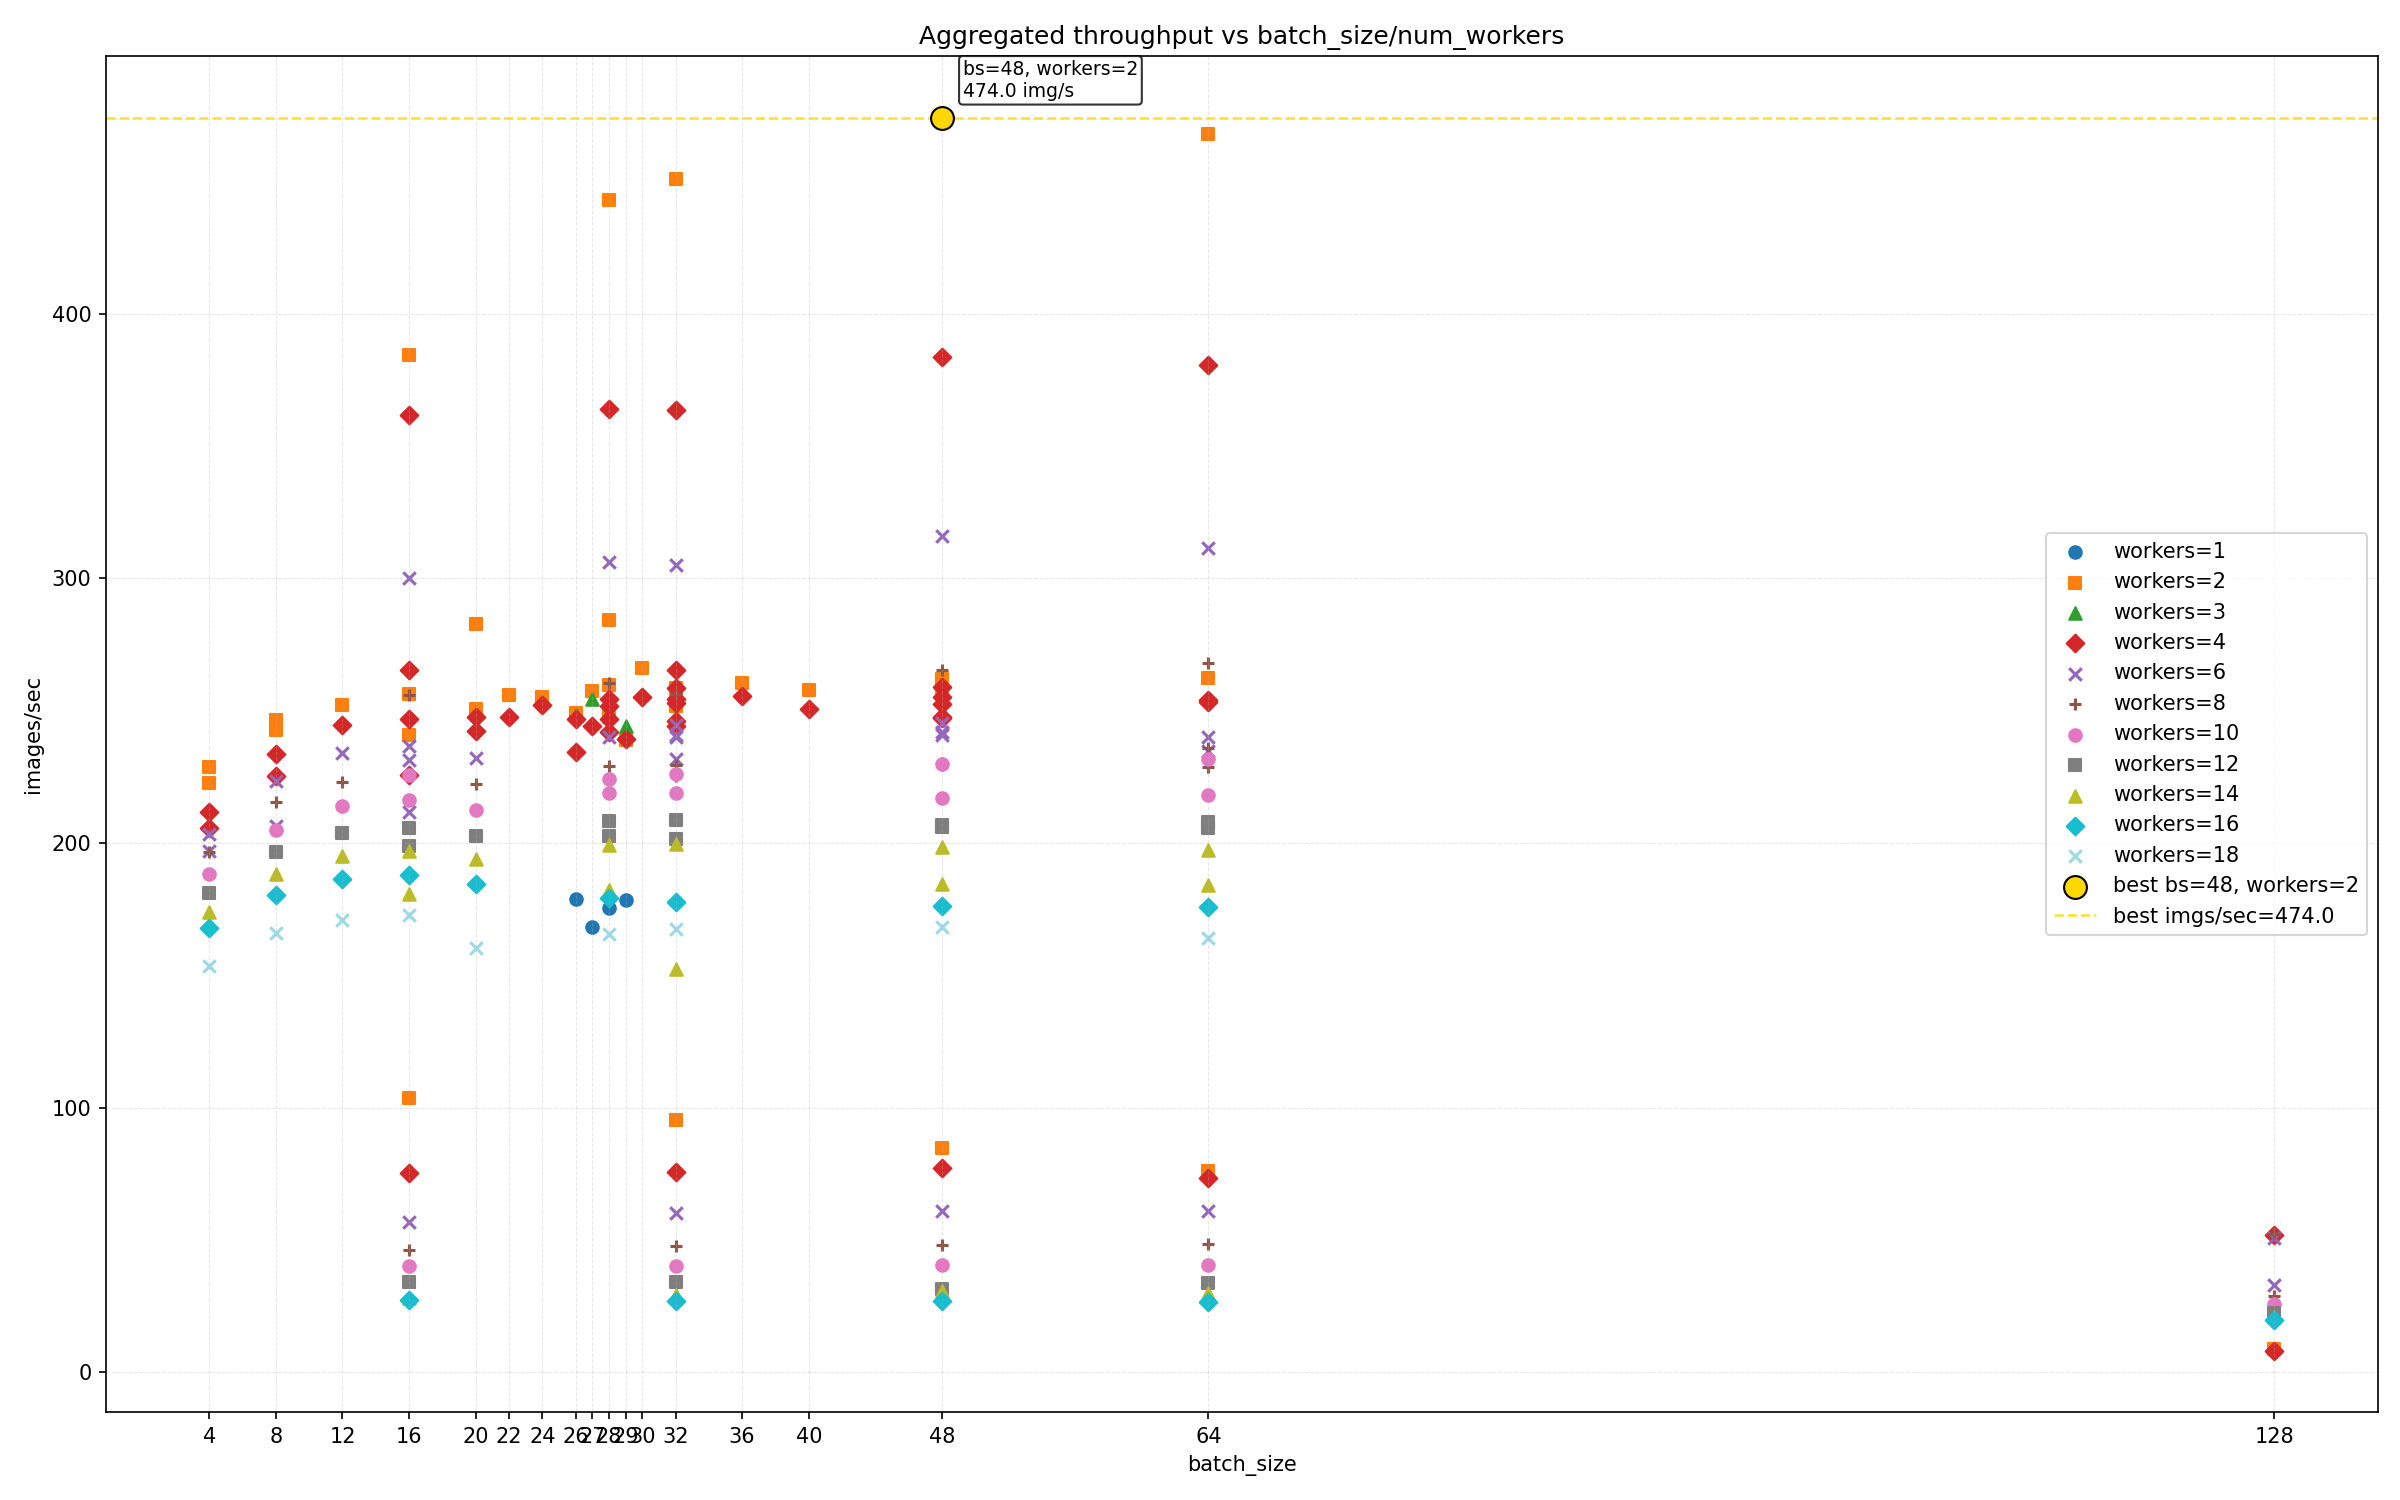

Here is the Python script that generated this plot:
"""
Aggregate multiple bench_epoch_results.csv files and find the best worker/batch settings.

Usage:
  python aggregate_bench.py --csvs file1.csv file2.csv ... --out agg_plot.png
"""

from __future__ import annotations

import argparse
import csv
from pathlib import Path
from typing import Dict, List

import matplotlib.pyplot as plt  # type: ignore
import numpy as np  # type: ignore


def _to_float(v: str) -> float | None:
    try:
        return float(v)
    except Exception:
        return None


def load_rows(paths: List[Path]) -> List[Dict[str, float]]:
    rows: List[Dict[str, float]] = []
    for path in paths:
        if not path.exists():
            print(f"[aggregate] skipping missing CSV: {path}")
            continue
        with path.open("r", encoding="utf-8") as f:
            reader = csv.DictReader(f)
            for r in reader:
                try:
                    rows.append(
                        {
                            "batch_size": float(r.get("batch_size", 0)),
                            "num_workers": float(r.get("num_workers", 0)),
                            "seconds": _to_float(r.get("seconds", "")) or 0.0,
                            "imgs_per_sec": _to_float(r.get("imgs_per_sec", "")) or 0.0,
                            "sys_ram_used_mb": _to_float(r.get("sys_ram_used_mb", "")) or None,
                            "vms_mb": _to_float(r.get("vms_mb", "")) or None,
                            "source": path.name,
                        }
                    )
                except Exception:
                    continue
    return rows


def find_best(rows: List[Dict[str, float]]) -> Dict[str, float]:
    return max(rows, key=lambda r: r["imgs_per_sec"]) if rows else {}


def plot(rows: List[Dict[str, float]], out_path: Path) -> None:
    if not rows:
        return
    plt.figure(figsize=(16, 10))
    workers = sorted({int(r["num_workers"]) for r in rows})
    markers = ["o", "s", "^", "D", "x", "+"]
    cmap = plt.get_cmap("tab20", max(len(workers), 1))
    for idx, w in enumerate(workers):
        xs = [r["batch_size"] for r in rows if int(r["num_workers"]) == w]
        ys = [r["imgs_per_sec"] for r in rows if int(r["num_workers"]) == w]
        color = cmap(idx)
        plt.scatter(xs, ys, marker=markers[idx % len(markers)], color=color, label=f"workers={w}")

    # Highlight best point
    best = max(rows, key=lambda r: r["imgs_per_sec"])
    plt.scatter(
        [best["batch_size"]],
        [best["imgs_per_sec"]],
        color="gold",
        edgecolors="black",
        s=120,
        label=f"best bs={int(best['batch_size'])}, workers={int(best['num_workers'])}",
        zorder=6,
    )
    plt.axhline(y=best["imgs_per_sec"], color="gold", linestyle="--", linewidth=1.2, alpha=0.8, label=f"best imgs/sec={best['imgs_per_sec']:.1f}")
    plt.annotate(
        f"bs={int(best['batch_size'])}, workers={int(best['num_workers'])}\n{best['imgs_per_sec']:.1f} img/s",
        (best["batch_size"], best["imgs_per_sec"]),
        textcoords="offset points",
        xytext=(10, 10),
        fontsize=9,
        bbox=dict(boxstyle="round,pad=0.2", fc="white", alpha=0.8),
    )
    plt.xlabel("batch_size")
    plt.ylabel("images/sec")
    try:
        ticks = sorted({int(r["batch_size"]) for r in rows})
        plt.xticks(ticks)
    except Exception:
        pass
    plt.title("Aggregated throughput vs batch_size/num_workers")
    plt.grid(alpha=0.3, linestyle="--", linewidth=0.5)
    plt.legend()
    plt.tight_layout()
    plt.savefig(out_path, dpi=150)
    print(f"[aggregate] Saved plot to {out_path}")


def plot_ram(rows: List[Dict[str, float]], out_path: Path) -> None:
    ram_rows = [r for r in rows if "sys_ram_used_mb" in r and r["sys_ram_used_mb"]]
    if not ram_rows:
        print("[aggregate] No RAM data to plot.")
        return
    plt.figure(figsize=(16, 10))
    workers = sorted({int(r["num_workers"]) for r in ram_rows})
    markers = ["o", "s", "^", "D", "x", "+"]
    cmap = plt.get_cmap("tab20", max(len(workers), 1))
    for idx, w in enumerate(workers):
        xs = [r["batch_size"] for r in ram_rows if int(r["num_workers"]) == w]
        ys = [r["sys_ram_used_mb"] for r in ram_rows if int(r["num_workers"]) == w]
        color = cmap(idx)
        plt.scatter(xs, ys, marker=markers[idx % len(markers)], color=color, label=f"workers={w}")
    best = max(ram_rows, key=lambda r: r["sys_ram_used_mb"])
    plt.scatter(
        [best["batch_size"]],
        [best["sys_ram_used_mb"]],
        color="gold",
        edgecolors="black",
        s=120,
        label=f"max ram bs={int(best['batch_size'])}, workers={int(best['num_workers'])}",
        zorder=6,
    )
    plt.annotate(
        f"bs={int(best['batch_size'])}, workers={int(best['num_workers'])}\nRAM={best['sys_ram_used_mb']:.1f} MB",
        (best["batch_size"], best["sys_ram_used_mb"]),
        textcoords="offset points",
        xytext=(10, 10),
        fontsize=9,
        bbox=dict(boxstyle="round,pad=0.2", fc="white", alpha=0.8),
    )
    plt.xlabel("batch_size")
    plt.ylabel("RAM (MB)")
    try:
        ticks = sorted({int(r["batch_size"]) for r in ram_rows})
        plt.xticks(ticks)
    except Exception:
        pass
    plt.title("RAM usage vs batch_size/num_workers")
    plt.grid(alpha=0.3, linestyle="--", linewidth=0.5)
    plt.legend()
    plt.tight_layout()
    plt.savefig(out_path, dpi=150)
    print(f"[aggregate] Saved RAM plot to {out_path}")


def plot_vms(rows: List[Dict[str, float]], out_path: Path) -> None:
    vms_rows = [r for r in rows if "vms_mb" in r and r["vms_mb"]]
    if not vms_rows:
        print("[aggregate] No VMS data to plot.")
        return
    plt.figure(figsize=(16, 10))
    workers = sorted({int(r["num_workers"]) for r in vms_rows})
    markers = ["o", "s", "^", "D", "x", "+"]
    cmap = plt.get_cmap("tab20", max(len(workers), 1))
    for idx, w in enumerate(workers):
        xs = [r["batch_size"] for r in vms_rows if int(r["num_workers"]) == w]
        ys = [r["vms_mb"] for r in vms_rows if int(r["num_workers"]) == w]
        color = cmap(idx)
        plt.scatter(xs, ys, marker=markers[idx % len(markers)], color=color, label=f"workers={w}")
    best = max(vms_rows, key=lambda r: r["vms_mb"])
    plt.scatter(
        [best["batch_size"]],
        [best["vms_mb"]],
        color="gold",
        edgecolors="black",
        s=120,
        label=f"max VMS bs={int(best['batch_size'])}, workers={int(best['num_workers'])}",
        zorder=6,
    )
    plt.annotate(
        f"bs={int(best['batch_size'])}, workers={int(best['num_workers'])}\nVMS={best['vms_mb']:.1f} MB",
        (best["batch_size"], best["vms_mb"]),
        textcoords="offset points",
        xytext=(10, 10),
        fontsize=9,
        bbox=dict(boxstyle="round,pad=0.2", fc="white", alpha=0.8),
    )
    plt.xlabel("batch_size")
    plt.ylabel("VMS (MB)")
    try:
        ticks = sorted({int(r["batch_size"]) for r in vms_rows})
        plt.xticks(ticks)
    except Exception:
        pass
    plt.title("Virtual memory (VMS) vs batch_size/num_workers")
    plt.grid(alpha=0.3, linestyle="--", linewidth=0.5)
    plt.legend()
    plt.tight_layout()
    plt.savefig(out_path, dpi=150)
    print(f"[aggregate] Saved VMS plot to {out_path}")


def main() -> None:
    parser = argparse.ArgumentParser(description="Aggregate bench_epoch CSVs and find best settings.")
    # Default CSV list you can edit here; used when --csv is omitted.
    default_csvs = [
        "set_zero_bench_epoch_results.csv",
        "set_one_bench_epoch_results.csv",
        "set_two_bench_epoch_results.csv",
        "set_three_bench_epoch_results.csv",
        "set_four_bench_epoch_results.csv",
        "set_five_bench_epoch_results.csv",
        "set_six_bench_epoch_results.csv",
        "set_seven_bench_epoch_results.csv",
        "set_eight_bench_epoch_results.csv",
    ]
    # Base directory to resolve default CSVs
    default_base = Path(r"C:\Users\Owner\Documents\Grad School\Fall 2025\ME 521 - CPTS 534 Project\neural-encabulator\prototype two")
    parser.add_argument(
        "--csv",
        nargs="+",
        default=None,
        help="List of bench_epoch_results.csv files. If omitted, uses the built-in default list above.",
    )
    parser.add_argument("--out", type=str, default=None, help="Output plot path (defaults to aggregate_bench.png under the CSV base directory)")
    args = parser.parse_args()

    csv_args = args.csv if args.csv is not None else default_csvs
    paths = [Path(p) if Path(p).is_absolute() else (default_base / p) for p in csv_args]
    rows = load_rows(paths)
    print(f"[aggregate] Loaded {len(rows)} rows from {len(paths)} file(s)")

    best = find_best(rows)
    if best:
        print(
            f"[best overall] bs={int(best['batch_size'])} workers={int(best['num_workers'])} "
            f"imgs/sec={best['imgs_per_sec']:.1f} seconds={best['seconds']:.2f} (source={best.get('source','')})"
        )
    else:
        print("[aggregate] No rows to analyze.")

    out_path = Path(args.out) if args.out is not None else (default_base / "aggregate_bench.png")
    plot(rows, out_path)
    ram_path = out_path.with_name(out_path.stem + "_ram" + out_path.suffix)
    plot_ram(rows, ram_path)
    vms_path = out_path.with_name(out_path.stem + "_vms" + out_path.suffix)
    plot_vms(rows, vms_path)


if __name__ == "__main__":
    main()
